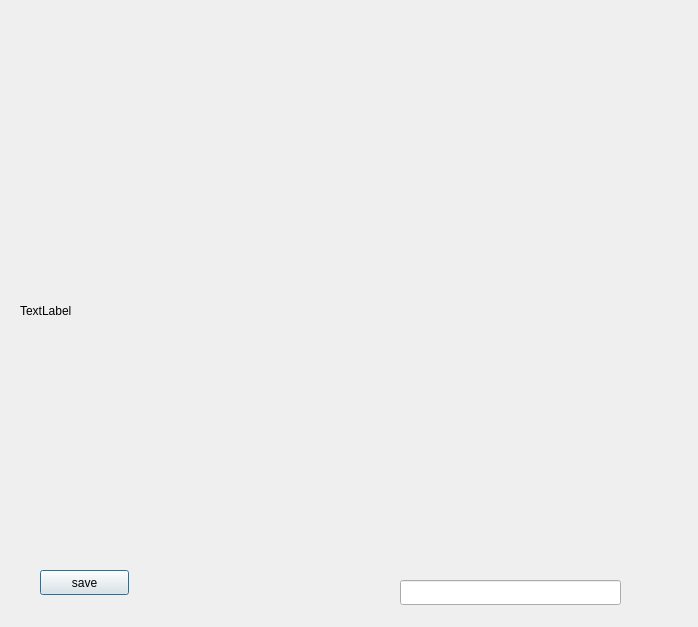
<?xml version="1.0" encoding="UTF-8"?>
<ui version="4.0">
 <class>images</class>
 <widget class="QDialog" name="images">
  <property name="geometry">
   <rect>
    <x>0</x>
    <y>0</y>
    <width>698</width>
    <height>627</height>
   </rect>
  </property>
  <property name="windowTitle">
   <string>Dialog</string>
  </property>
  <widget class="QLabel" name="label">
   <property name="geometry">
    <rect>
     <x>20</x>
     <y>60</y>
     <width>621</width>
     <height>501</height>
    </rect>
   </property>
   <property name="text">
    <string>TextLabel</string>
   </property>
  </widget>
  <widget class="QPushButton" name="pushButton">
   <property name="geometry">
    <rect>
     <x>40</x>
     <y>570</y>
     <width>89</width>
     <height>25</height>
    </rect>
   </property>
   <property name="text">
    <string>save</string>
   </property>
  </widget>
  <widget class="QLineEdit" name="lineEdit">
   <property name="geometry">
    <rect>
     <x>400</x>
     <y>580</y>
     <width>221</width>
     <height>25</height>
    </rect>
   </property>
  </widget>
 </widget>
 <resources/>
 <connections/>
</ui>
